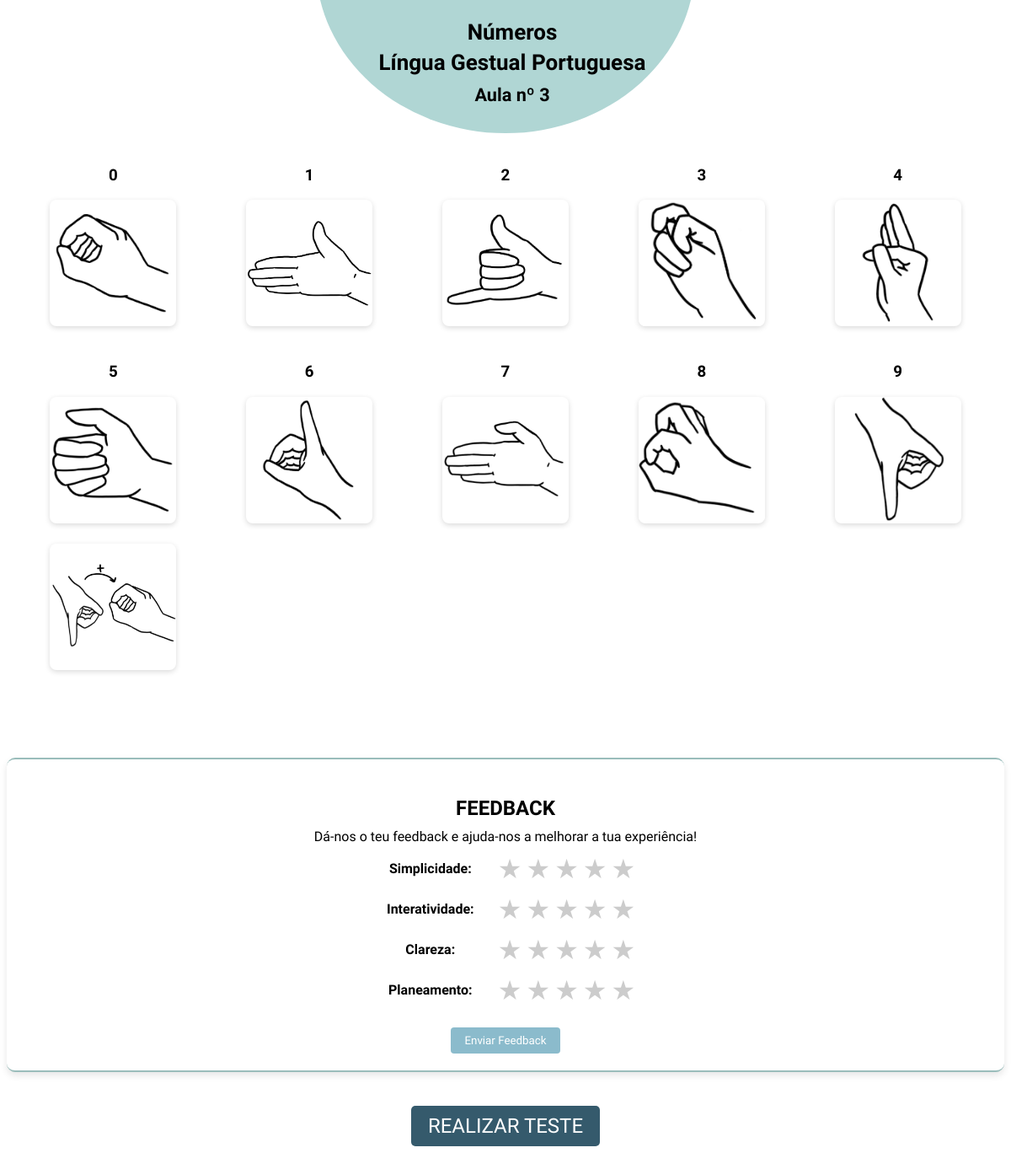
Page /aula/aula/3/ (signed in) on the committed database.
### aulas/models.py (models this page shows, shortened)
class Aula(models.Model):
    titulo = models.CharField(max_length=200)
    descricao = models.TextField()
    ordem = models.IntegerField(default=0)
    numero = models.IntegerField()

class Imagem(models.Model):
    aula = models.ForeignKey(Aula, on_delete=models.CASCADE, related_name='imagens')
    imagem = models.ImageField(upload_to='aulas/')
    descricao = models.TextField()

### aulas/views.py (the view)
# urls.py: path('aula/<int:aula_id>/', views.ver_aula, name='ver_aula'),
@login_required(login_url='login')
def ver_aula(request, aula_id):
    aula = get_object_or_404(Aula, id=aula_id)
    categorias_feedback = ["simplicidade", "interatividade", "clareza", "planeamento"]
    imagens_com_letras = []
    for i, imagem in enumerate(aula.imagens.all()):
        letra = chr(65 + i)
        imagens_com_letras.append({
            'letra': letra,
            'imagem': imagem
        })
    teste = Teste.objects.filter(aula=aula).first()
    if teste:
        primeira_pergunta = teste.pergunta_set.first()
    else:
        primeira_pergunta = None
    return render(request, 'aulas/ver_aula.html', {
        'aula': aula,
        'categorias_feedback': categorias_feedback,
        'imagens_com_letras': imagens_com_letras,
        'teste': teste,
    })

### aulas/templates/aulas/ver_aula.html (shortened to what this page needs)
{% load static %}
{% load custom_filters %}
<!DOCTYPE html>
<html lang="pt">
<head>
    <link rel="stylesheet" type="text/css" href="{% static 'aulas/ver_aula.css' %}">
</head>
<body>
{% block content %}
<div class="circulo-container">
    <div class="meio-circulo"></div>
    <div class="texto-circulo">
        <h1>{{ aula.titulo }}<br>Língua Gestual Portuguesa<br><small>Aula nº {{ aula.numero }}</small></h1>
    </div>
</div>
<div class="galeria">
    {% for imagem in aula.imagens.all %}
      <div class="imagem-container">
        {% if imagem.descricao %}
          <h3 class="imagem-descricao">{{ imagem.descricao }}</h3>
        {% endif %}
        <img src="{{ imagem.imagem.url }}" alt="Imagem da aula">
      </div>
    {% endfor %}
  </div>
<div class="videos">
</div>
<div class="feedback">
    <h3>FEEDBACK</h3>
    {% if feedback_instance %}
        <p>Simplicidade:
            {% for i in "12345" %}
                {% if i <= feedback_instance.simplicidade %}&#9733;{% else %}&#9734;{% endif %}
            {% endfor %}
        </p>
        <p>Interatividade:
            {% for i in "12345" %}
                {% if i <= feedback_instance.interatividade %}&#9733;{% else %}&#9734;{% endif %}
            {% endfor %}
        </p>
        <p>Clareza na tradução:
            {% for i in "12345" %}
                {% if i <= feedback_instance.clareza %}&#9733;{% else %}&#9734;{% endif %}
            {% endfor %}
        </p>
        <p>Planeamento da aula:
            {% for i in "12345" %}
                {% if i <= feedback_instance.planeamento %}&#9733;{% else %}&#9734;{% endif %}
            {% endfor %}
        </p>
    {% else %}
        <p>Dá-nos o teu feedback e ajuda-nos a melhorar a tua experiência!</p>
        <div id="feedback-form">
            <form method="POST">
                {% for categoria in categorias_feedback %}
                    <div class="rating-group" data-cat="{{ categoria }}">
                        <span class="rating-label">{{ categoria|capfirst }}:</span>
                        {% for i in "12345" %}
                            <span class="star" data-value="{{ i }}">&#9733;</span>
                        {% endfor %}
                    </div>
                {% endfor %}
                <button id="btn-submit-feedback">Enviar Feedback</button>
            </form>
        </div>
    {% endif %}
  </div>
  {% endblock %}
  <div class="botao-container">
      <div class="botao-container">
          <a href="{% url 'testes:perguntas' teste_id=teste.id pergunta_id=teste.pergunta_set.first.id %}">
              <button>REALIZAR TESTE</button>
          </a>
      </div>
  </body>
  </html>

### aulas/static/aulas/ver_aula.css (style rules this page uses)
.meio-circulo { width: 450px; height: 400px; background-color: #B0D6D4; border-radius: 50%; position: relative; margin: -250px auto 0 auto; }
.texto-circulo { position: absolute; top: 20px; width: 100%; text-align: center; }
.texto-circulo h1 { margin: 0; font-size: 26px; line-height: 1.4; }
.feedback { color: rgb(0, 0, 0); padding: 20px; border-radius: 10px; box-shadow: 0 4px 8px rgba(0, 0, 0, 0.1); text-align: center; margin-top: 40px; background-color: #ffffff; border-top: 2px solid #9ABDBB; border-bottom: 2px solid #9ABDBB; }
.feedback h3 { font-size: 1.5rem; margin-bottom: 15px; font-weight: bold; }
.feedback p { margin: 10px 0; font-size: 1rem; }
.rating-group { margin: 10px 0; }
.rating-label { display:inline-block; width:130px; font-weight:bold; }
.star { cursor: pointer; font-size: 1.5rem; color: #ccc; transition: color .2s; }
#btn-submit-feedback { margin-top: 15px; padding: 8px 16px; background: #8bbbcc; color: #fff; border: none; border-radius: 4px; }
.rating-group { display: flex; align-items: center; justify-content: center; gap: 5px; margin-bottom: 10px; }
.rating-group .star { font-size: 2rem; color: #ccc; cursor: pointer; transition: color 0.3s ease; }
.feedback { text-align: center; margin-top: 40px; }
.feedback h3 { font-size: 24px; margin-bottom: 10px; }
.rating-label { margin-right: 10px; font-weight: bold; }
.galeria { display: grid; grid-template-columns: repeat(5, 1fr); gap: 20px; padding: 20px; justify-items: center; }
.imagem-container { width: 150px; text-align: center; }
.imagem-container img { width: 100%; height: 150px; object-fit: contain; border-radius: 8px; box-shadow: 0 2px 6px rgba(0, 0, 0, 0.15); }
.botao-container { display: flex; justify-content: center; align-items: center; margin: 20px 0; }
.botao-container button { background-color: #355A6C; color: white; font-size: 1.5rem; padding: 10px 20px; border: none; border-radius: 5px; cursor: pointer; }
* { font-family: 'Sansation', sans-serif; }
.videos { display: grid; grid-template-columns: repeat(5, 1fr); gap: 20px; padding: 20px; justify-items: center; }

### rows in the picture
Aula: titulo "Números", numero "3"
Imagem: descricao "0", imagem (picture)
Imagem: descricao "1", imagem (picture)
Imagem: descricao "2", imagem (picture)
Imagem: descricao "3", imagem (picture)
Imagem: descricao "4", imagem (picture)
Imagem: descricao "5", imagem (picture)
Imagem: descricao "6", imagem (picture)
Imagem: descricao "7", imagem (picture)
Imagem: descricao "8", imagem (picture)
Imagem: descricao "9", imagem (picture)
Imagem: imagem (picture)

### other values in the picture
{{ categoria|capfirst }} "Simplicidade" "Interatividade" "Clareza" "Planeamento"
